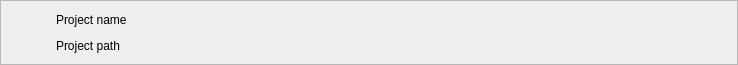
<?xml version="1.0" encoding="UTF-8"?>
<ui version="4.0">
 <class>Form</class>
 <widget class="QWidget" name="Form">
  <property name="geometry">
   <rect>
    <x>0</x>
    <y>0</y>
    <width>738</width>
    <height>65</height>
   </rect>
  </property>
  <property name="windowTitle">
   <string>Form</string>
  </property>
  <layout class="QHBoxLayout" name="horizontalLayout">
   <property name="leftMargin">
    <number>0</number>
   </property>
   <property name="topMargin">
    <number>0</number>
   </property>
   <property name="rightMargin">
    <number>0</number>
   </property>
   <property name="bottomMargin">
    <number>0</number>
   </property>
   <item>
    <widget class="QFrame" name="project_widget_frame">
     <property name="frameShape">
      <enum>QFrame::StyledPanel</enum>
     </property>
     <property name="frameShadow">
      <enum>QFrame::Raised</enum>
     </property>
     <layout class="QHBoxLayout" name="horizontalLayout_2">
      <item>
       <widget class="QLabel" name="project_folder_image_label">
        <property name="minimumSize">
         <size>
          <width>40</width>
          <height>40</height>
         </size>
        </property>
        <property name="maximumSize">
         <size>
          <width>40</width>
          <height>40</height>
         </size>
        </property>
        <property name="text">
         <string/>
        </property>
       </widget>
      </item>
      <item>
       <layout class="QVBoxLayout" name="verticalLayout">
        <item>
         <widget class="QLabel" name="project_name_label">
          <property name="text">
           <string>Project name</string>
          </property>
         </widget>
        </item>
        <item>
         <widget class="QLabel" name="project_path_label">
          <property name="text">
           <string>Project path</string>
          </property>
         </widget>
        </item>
       </layout>
      </item>
     </layout>
    </widget>
   </item>
  </layout>
 </widget>
 <resources/>
 <connections/>
</ui>
